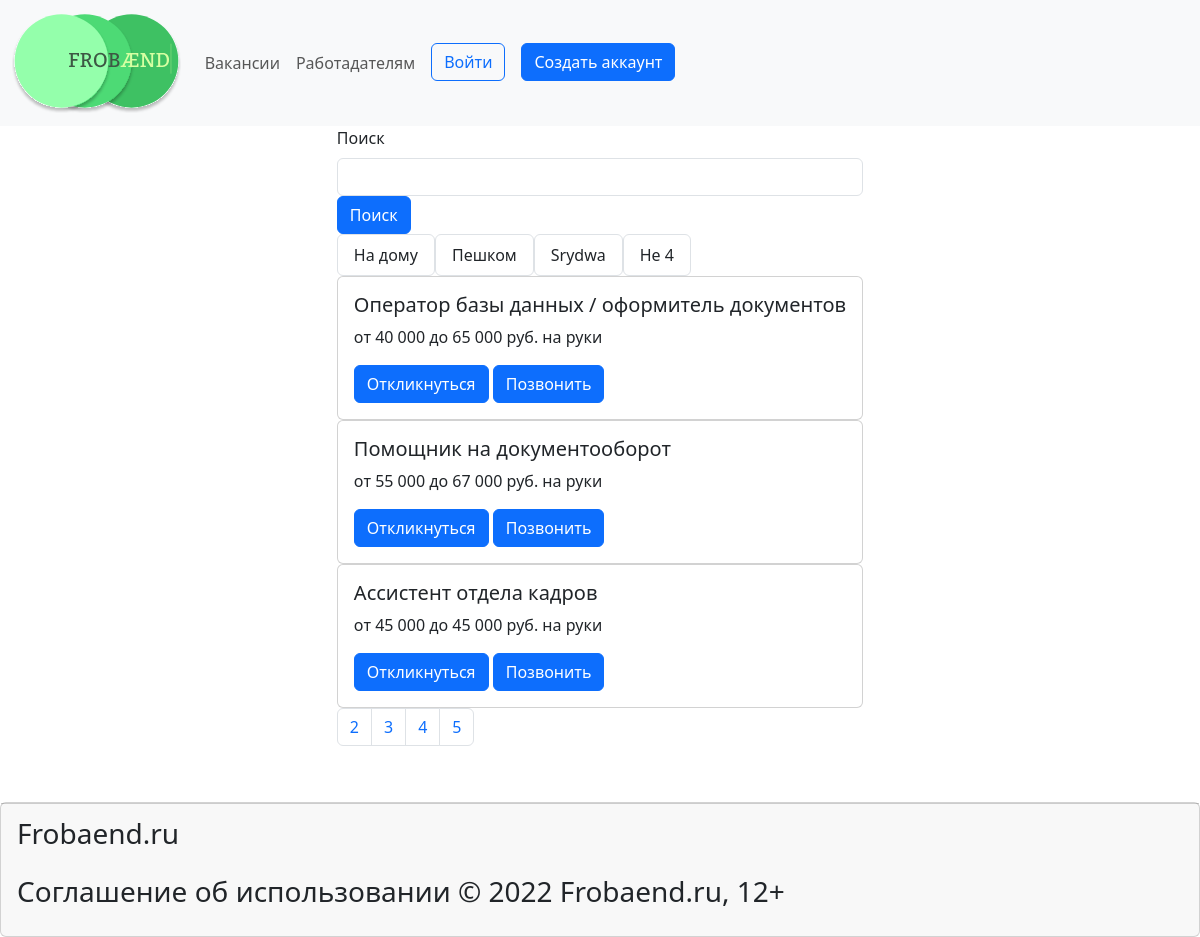
/vacanse/?page=4, run on the app's committed database.
### main/models.py (models this page shows, shortened)
class Category(models.Model):
    name = models.TextField('Название категории' , max_length=50)
    history = HistoricalRecords()
    class Meta:
        verbose_name = 'Категория'
        verbose_name_plural = 'Категории'

class Articl(models.Model):
    title = models.CharField('Название' , max_length=50)
    info = models.CharField('Информация' , max_length=250)
    full_text = models.TextField('Текст')
    is_published = models.BooleanField(default = True , verbose_name = 'Публикация')
    data = models.DateTimeField('Дата публикации')
    cat = models.ForeignKey(Category, on_delete=models.CASCADE, verbose_name="Категория", blank=True, null=True, related_name="cat_Category")
    place_of_job = models.ForeignKey(Place, on_delete=models.CASCADE, verbose_name="Место работы", blank=True, null=True, related_name="place_Job")
    history = HistoricalRecords()
    def get_absolute_url(self):
        return f'/vacanse/{self.id}'
    class Meta:
        verbose_name = 'Вакансия'
        verbose_name_plural = 'Вакансии'
        ordering = ['-data']

### main/views.py (the view)
# urls.py: path('vacanse/', views.vacanse , name = "vacanse"),
def vacanse(request):
    category = Category.objects.all()
    vacanses = Articl.objects.all()
    paginator = Paginator(vacanses, 3)
    page_number = request.GET.get('page')
    page_obj = paginator.get_page(page_number)
    search_query = request.GET.get('search' , '')
    if search_query:
        page_obj = Articl.objects.filter(title__icontains = search_query)
    else:
        vacanses = Articl.objects.all()
    return render(request , 'main/vacanse.html' , {'page_obj': page_obj, 'category': category})

### main/templates/main/vacanse.html (shortened to what this page needs)
{% extends 'main/layout.html' %}
{% block content %}
            <form action="{% url 'vacanse' %}" class="form-outline d-flex flex-wrap flex-row">
                <label class="form-label" for="form1">Поиск</label>
                <input class="form-control" name="search" type="search" id="form1" id="search-input">
                <button id="search-button" type="submit" class="btn btn-primary">
                    Поиск
                </button>
            </form>
            <div class="d-flex display-raw">
                {% for razdel in category %}
                <div class="list-group ">
                    <a href="/category/{{ razdel.id }}" class="list-group-item list-group-item-action">{{ razdel.name }}</a>
                </div>
                {% endfor %}
            </div>
            {% for el in page_obj %}
                <div class="card" style="max-width: 80%;">
                    <div class="card-body">
                        <h5 class="card-title">{{ el.title }}</h5>
                        <p class="card-text">{{ el.info }}</p>
                        <a href="{{ el.get_absolute_url }}" class="btn btn-primary">Откликнуться</a>
                        <a href="tel:89859602383" class="btn btn-primary">Позвонить</a>
                    </div>
                </div>
            {% endfor %}
            {% if page_obj.has_other_pages %}
                <nav>
                    <ul class="pagination">
                        {% for p in page_obj.paginator.page_range %}
                        {% if page_obj.number == p %}
                        <li class="page-item"><p class="page-link">{{ p }}</p></li>
                        {% elif p >= page_obj.number|add:-2 and p <= page_obj.number|add:2 %}
                        <li class="page-item">
                            <a href="?page={{p}}" class="page-link">{{ p }}</a>
                        </li>
                        {% endif %}
                        {% endfor %}
                    </ul>
                </nav>
            {% endif %}
{% endblock %}

### data on the page
Category: name "На дому"
Category: name "Пешком"
Category: name "Srydwa"
Category: name "Не 4"
Articl: title "Оператор базы данных / оформитель документов", info "от 40 000 до 65 000 руб. на руки"
Articl: title "Помощник на документооборот", info "от 55 000 до 67 000 руб. на руки"
Articl: title "Ассистент отдела кадров", info "от 45 000 до 45 000 руб. на руки"

### other printed values
{{ p }} "2" "3" "5"
{{ p }} "4"
